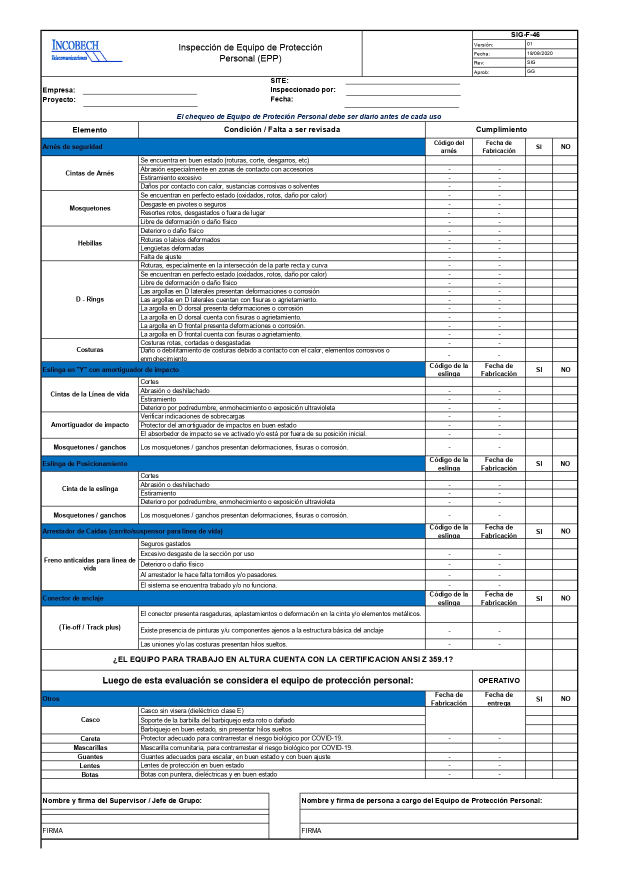
#> input picture data/template.jpg, 1240 x 1754 px (shown at 1/2 size)
$ python -i get_transform.py   (imports and definitions only)
#> lines starting #> are read from the running program, lines starting #| are printed output that depends on the picture; after the words box and inside, x2 and y2 are one past the last pixel; in counts of white or black regions, pixels touching at a corner belong together
# import the necessary packages
import numpy as np
import argparse
import cv2
import imutils
from os.path import basename
import os

def mapp(h):
    h = h.reshape((4,2))
    hnew = np.zeros((4,2),dtype = np.float32)

    add = h.sum(1)
    hnew[0] = h[np.argmin(add)]
    hnew[2] = h[np.argmax(add)]

    diff = np.diff(h,axis = 1)
    hnew[1] = h[np.argmin(diff)]
    hnew[3] = h[np.argmax(diff)]

    return hnew

def order_points(pts):

	rect = np.zeros((4, 2), dtype="float32")

	s = pts.sum(axis=1)
	rect[0] = pts[np.argmin(s)]
	rect[2] = pts[np.argmax(s)]


	diff = np.diff(pts, axis=1)
	rect[1] = pts[np.argmin(diff)]
	rect[3] = pts[np.argmax(diff)]

	return rect

def get_bourdes(image, eq = False):
	gray = cv2.cvtColor(image, cv2.COLOR_BGR2GRAY)
	gray = cv2.GaussianBlur(gray, (3, 3), 0)
	if eq:
		gray = cv2.equalizeHist(gray)

	min_val = np.min(gray.ravel())
	median_val = np.median(gray.ravel())
	edged = cv2.Canny(gray, min_val, median_val)
	cnts,hierarchy=cv2.findContours(edged,cv2.RETR_LIST,cv2.CHAIN_APPROX_SIMPLE)  #retrieve the contours as a list, with simple apprximation model
	cnts=sorted(cnts,key=cv2.contourArea,reverse=True)
	for c in cnts:
		peri = cv2.arcLength(c, True)
		approx = cv2.approxPolyDP(c, 0.025 * peri, True)
		if len(approx) == 4:
			screenCnt = approx
			break
	approx=mapp(screenCnt) #find endpoints of the sheet
	return approx

def unique_rows(a):
    a = np.ascontiguousarray(a)
    unique_a = np.unique(a.view([('', a.dtype)]*a.shape[1]))
    return unique_a.view(a.dtype).reshape((unique_a.shape[0], a.shape[1]))

def val_rectangulo(mat, image):
	### for columns
	max_valc = np.max(mat[:,0])
	min_valc = np.min(mat[:,0])
	### for files
	max_valf = np.max(mat[:,1])
	min_valf = np.min(mat[:,1])
	dim_colum = image.shape[1] //2
	dim_fila = image.shape[0] //2
	if (max_valc-min_valc)<dim_colum or (max_valf-min_valf)<dim_fila:
		return True


def main(img):
#> called with img = '../data/template.jpg'
	image = cv2.imread(img)
#> image is the input picture: shape (1754, 1240, 3); mean B, G, R 230.3, 225.2, 218.4
	height,weight = image.shape[:-1]
#> height = 1754; weight = 1240
	orig = image.copy()
	approx = get_bourdes(image)
#> in get_bourdes, `gray = cv2.cvtColor(image, cv2.COLOR_BGR2GRAY)`:
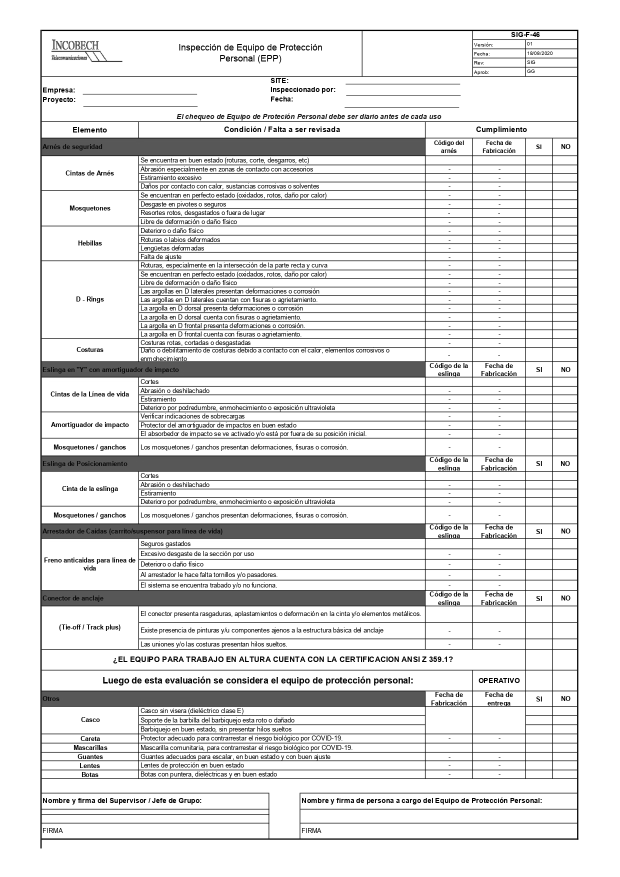
#> gray: shape (1754, 1240) (shown at 1/2 size); min 0, max 255, mean 223.7
#> in get_bourdes, `min_val = np.min(gray.ravel())`: min_val = 0
#> in get_bourdes, `median_val = np.median(gray.ravel())`: median_val = 255
#> in get_bourdes, `edged = cv2.Canny(gray, min_val, median_val)`:
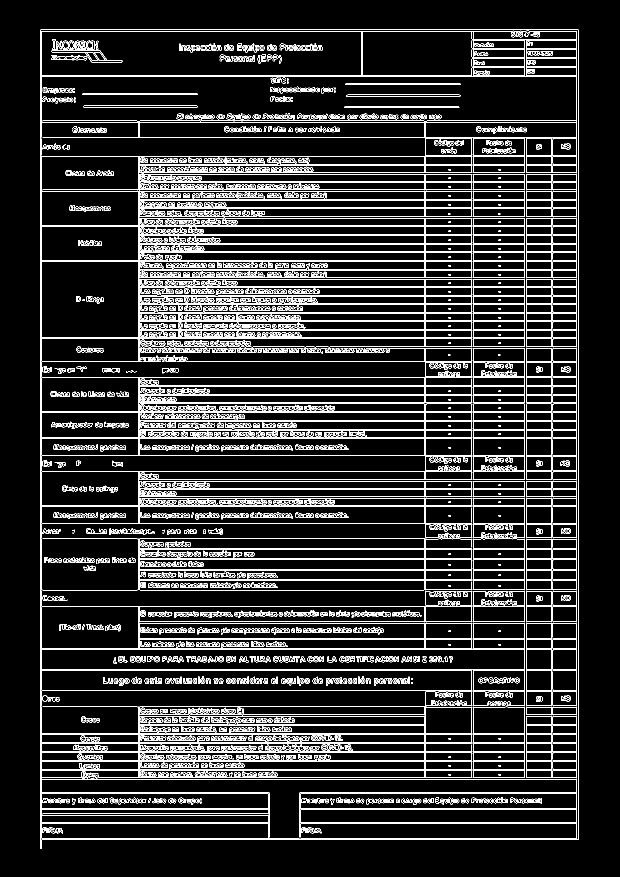
#> edged: shape (1754, 1240) (shown at 1/2 size); 10.9% white in thin lines or dots, all inside (x1, y1, x2, y2) = (80, 59, 1157, 1697)
#> in get_bourdes, `cnts,hierarchy=cv2.findContours(edged,cv2.RETR_LIST,cv2.CHAIN_APPROX_S..`: cnts = 6341 contours, 4220 with area under 20; largest, box (x1, y1, x2, y2) and area: (80, 59, 1157, 1697) 1743170, (80, 59, 1157, 1697) 1743167, (83, 61, 1154, 723) 429714, (83, 1383, 1154, 1677) 140702, (83, 1202, 1050, 1382) 125998
#> the loop in get_bourdes, `for c in cnts:` made 1 pass
#> (peri, screenCnt) on pass 1: (5424.8, [[81, 59], [80, 1696], [1156, 1679], [1156, 59]])
#> in mapp, `h = h.reshape((4,2))`: h = [[81, 59], [80, 1696], [1156, 1679], [1156, 59]]
#> in mapp, `add = h.sum(1)`: add = [140, 1776, 2835, 1215]
#> in mapp, `diff = np.diff(h,axis = 1)`: diff = [-22, 1616, 523, -1097]
#> in get_bourdes, `approx=mapp(screenCnt)`: approx = [[81, 59], [1156, 59], [1156, 1679], [80, 1696]]
#> approx = [[81, 59], [1156, 59], [1156, 1679], [80, 1696]]

	sw = False
	dim_mat = len(approx)
#> dim_mat = 4
	dim_mat_unique = len(unique_rows(approx))
#> in unique_rows, `a = np.ascontiguousarray(a)`: a = [[81, 59], [1156, 59], [1156, 1679], [80, 1696]]
#> dim_mat_unique = 4
	if dim_mat_unique<dim_mat or val_rectangulo(approx,image):
#> in val_rectangulo, `max_valc = np.max(mat[:,0])`: max_valc = 1156
#> in val_rectangulo, `min_valc = np.min(mat[:,0])`: min_valc = 80
#> in val_rectangulo, `max_valf = np.max(mat[:,1])`: max_valf = 1696
#> in val_rectangulo, `min_valf = np.min(mat[:,1])`: min_valf = 59
		print('no se puede identificar el borde 1'+img)
		approx = get_bourdes(image, eq = True)

		dim_mat = len(approx)
		dim_mat_unique = len(unique_rows(approx))
		if dim_mat_unique<dim_mat or val_rectangulo(approx, image):
			print('no se puede identificar el borde 2'+img)

			image_resize = imutils.resize(image, height = 500) #**
			orig = image_resize.copy()
			approx = get_bourdes(image_resize)

			dim_mat = len(approx)
			dim_mat_unique = len(unique_rows(approx))
			if dim_mat_unique<dim_mat or val_rectangulo(approx, image_resize):
				print('no se puede identificar el borde 3'+img)

				image_resize =  cv2.resize(image, (700, 1000)) #**
				orig = image_resize.copy()
				approx = get_bourdes(image_resize)

				dim_mat = len(approx)
				dim_mat_unique = len(unique_rows(approx))
				if dim_mat_unique<dim_mat or val_rectangulo(approx, image_resize):
					print('no se puede identificar el borde 4'+img)

					image_resize =  cv2.resize(image, (500, 500)) #**
					orig = image_resize.copy()
					approx = get_bourdes(image_resize)

					dim_mat = len(approx)
					dim_mat_unique = len(unique_rows(approx))
					if dim_mat_unique<dim_mat or val_rectangulo(approx, image_resize):
						print('no se puede identificar el borde 5'+img)
						if args.equalize:
							gray=cv2.cvtColor(image, cv2.COLOR_BGR2GRAY)
							gray = cv2.equalizeHist(gray)
							image=cv2.cvtColor(gray, cv2.COLOR_GRAY2RGB)

						cv2.imwrite(f'{args.ruta_salida}/{basename(img)}',cv2.resize(image, (1000,1200)))
						sw = True

	pts=np.float32([[0,0],[weight,0],[weight,height],[0,height]])  #map to 800*800 target window
	op=cv2.getPerspectiveTransform(approx,pts)  #get the top or bird eye view effect
#> op = [[1.14, 0.000697, -92.44], [0, 1.07, -63.23], [-9.64e-06, 5.62e-07, 1]]
	dst=cv2.warpPerspective(orig,op,(weight,height))
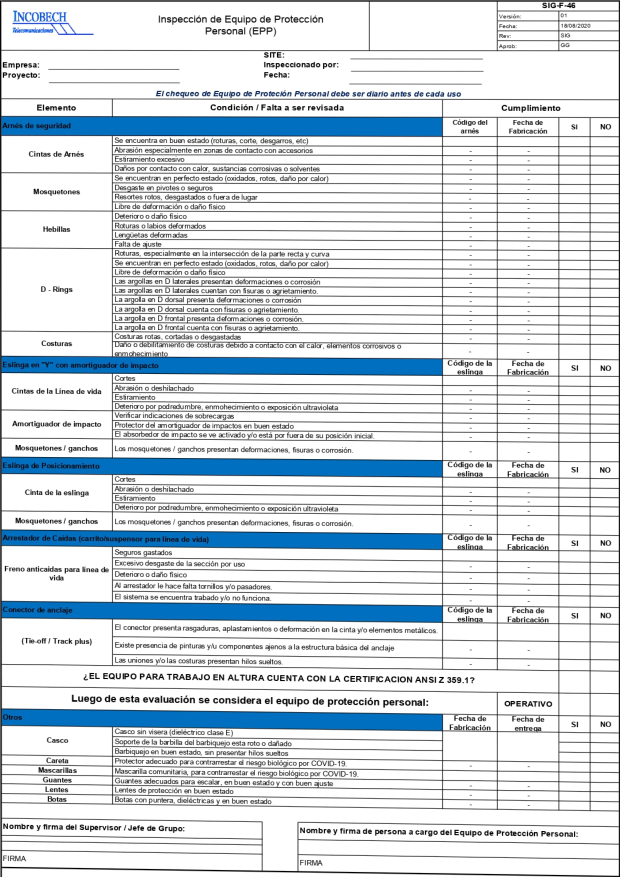
#> dst: shape (1754, 1240, 3) (shown at 1/2 size); mean B, G, R 224.6, 218.2, 209.8


#> (the run stopped early here; a loop or call above may not have finished)
